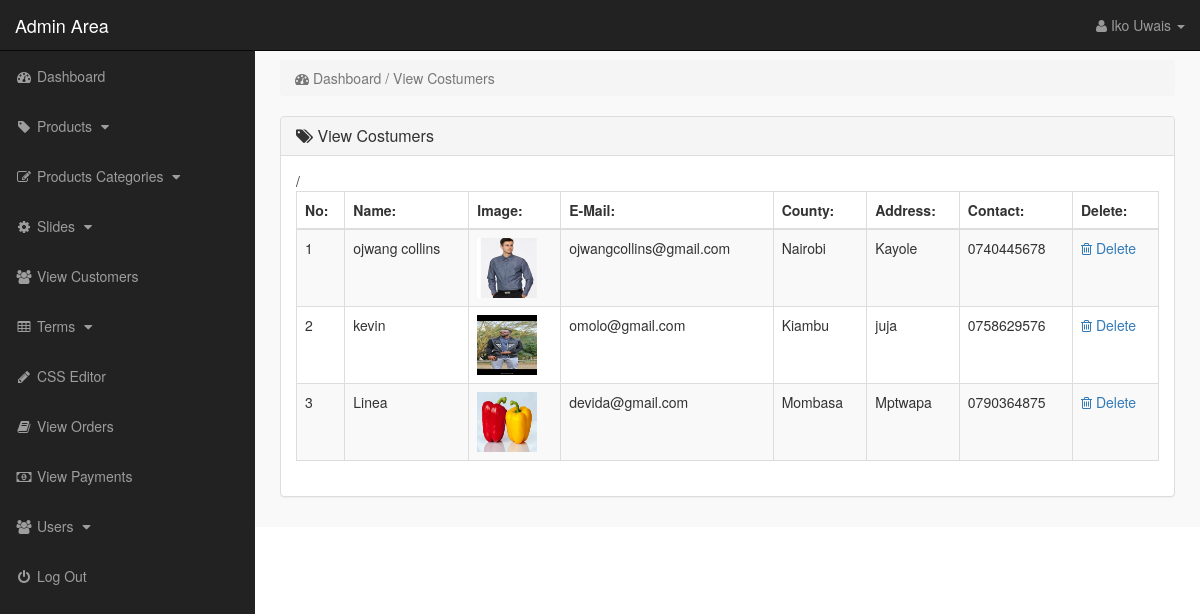
The page /admin_area/index.php?view_customers (signed in) on the database its author committed.
### tables this page shows
CREATE TABLE `customers` (
  `customer_id` int(10) NOT NULL,
  `customer_name` varchar(255) NOT NULL,
  `second_name` varchar(255) NOT NULL,
  `customer_email` varchar(255) NOT NULL,
  `customer_pass` varchar(255) NOT NULL,
  `customer_county` text NOT NULL,
  `customer_city` text NOT NULL,
  `customer_contact` varchar(255) NOT NULL,
  `customer_address` text NOT NULL,
  `customer_image` text NOT NULL,
  `customer_ip` varchar(100) NOT NULL
);

### admin_area/view_customers.php (the view, shortened to what this page needs)
<?php
    if(!isset($_SESSION['admin_email'])){
        echo "<script>window.open('login.php','_self')</script>";
    }else{
?>
<div class="row">
    <div class="col-lg-12">
        <ol class="breadcrumb">
            <li class="active">
                <i class="fa fa-dashboard"></i> Dashboard / View Costumers
            </li>
        </ol>
    </div>
</div>
<div class="row">
    <div class="col-lg-12">
        <div class="panel panel-default">
            <div class="panel-heading">
               <h3 class="panel-title">
                   <i class="fa fa-tags"></i>  View Costumers
               </h3>
            </div>
            <div class="panel-body">
                <div class="table-responsive">
                    <table class="table table-striped table-bordered table-hover">
                        <thead>
                            <tr>
                                <th> No: </th>
                                <th> Name: </th>
                                <th> Image: </th>
                                <th> E-Mail: </th>
                                <th> County: </th>
                                <th> Address: </th>
                                <th> Contact: </th>
                                <th> Delete: </th>
                            </tr>
                        </thead>
                        <tbody>
                            <?php
                                $i=0;
                                $get_c = "select * from customers";
                                $run_c = mysqli_query($con,$get_c);
                                while($row_c=mysqli_fetch_array($run_c)){
                                    $c_id = $row_c['customer_id'];
                                    $c_name = $row_c['customer_name'];
                                    $c_img = $row_c['customer_image'];
                                    $c_email = $row_c['customer_email'];
                                    $c_county = $row_c['customer_county'];
                                    $c_address = $row_c['customer_address'];
                                    $c_contact = $row_c['customer_contact'];
                                    $i++;
                            ?>
                            <tr>
                                <td> <?php echo $i; ?> </td>
                                <td> <?php echo $c_name; ?> </td>
                                <td> <img src="../customer/customer_images/<?php echo $c_img; ?>" width="60" height="60"></td>
                                <td> <?php echo $c_email; ?> </td>
                                <td> <?php echo $c_county; ?></td>
                                <td> <?php echo $c_address ?> </td>
                                <td> <?php echo $c_contact ?> </td>
                                <td>
                                     <a href="index.php?delete_customer=<?php echo $c_id; ?>">
                                        <i class="fa fa-trash-o"></i> Delete
                                     </a>
                                </td>
                            </tr>
                            <?php } ?>
                        </tbody>
                    </table>
                </div>
            </div>
        </div>
    </div>
</div>
<?php } ?>

### admin_area/includes/sidebar.php (shortened to what this page needs)
<?php
    if(!isset($_SESSION['admin_email'])){
        echo "<script>window.open('login.php','_self')</script>";
    }else{
?>
<nav class="navbar navbar-inverse navbar-fixed-top">
    <div class="navbar-header">
        <a href="index.php?dashboard" class="navbar-brand">Admin Area</a>
    </div>
    <ul class="nav navbar-right top-nav">
        <li class="dropdown">
            <a href="#" class="dropdown-toggle" data-toggle="dropdown">
                <i class="fa fa-user"></i> <?php echo $admin_name;  ?> <b class="caret"></b>
            </a>
        </li>
    </ul>
    <div class="collapse navbar-collapse navbar-ex1-collapse">
        <ul class="nav navbar-nav side-nav">
            <li>
                <a href="index.php?dashboard">
                        <i class="fa fa-fw fa-dashboard"></i> Dashboard
                </a>
            </li>
            <li>
                <a href="#" data-toggle="collapse" data-target="#products">
                        <i class="fa fa-fw fa-tag"></i> Products
                        <i class="fa fa-fw fa-caret-down"></i>
                </a>
            </li>
            <li>
                <a href="#" data-toggle="collapse" data-target="#p_cat">
                        <i class="fa fa-fw fa-edit"></i> Products Categories
                        <i class="fa fa-fw fa-caret-down"></i>
                </a>
            </li>
            <li>
                <a href="#" data-toggle="collapse" data-target="#slides">
                        <i class="fa fa-fw fa-gear"></i> Slides
                        <i class="fa fa-fw fa-caret-down"></i>
                </a>
            </li>
            <li>
                <a href="index.php?view_customers">
                    <i class="fa fa-fw fa-users"></i> View Customers
                </a>
            </li>
            <li>
                <a href="#" data-toggle="collapse" data-target="#terms">
                        <i class="fa fa-fw fa-table"></i> Terms
                        <i class="fa fa-fw fa-caret-down"></i>
                </a>
            </li>
             <li>
                <a href="index.php?edit_css">
                    <i class="fa fa-fw fa-pencil"></i> CSS Editor
                </a>
            </li>
            <li>
                <a href="index.php?view_orders">
                    <i class="fa fa-fw fa-book"></i> View Orders
                </a>
            </li>
            <li>
                <a href="index.php?view_payments">
                    <i class="fa fa-fw fa-money"></i> View Payments
                </a>
            </li>
            <li>
                <a href="#" data-toggle="collapse" data-target="#users">
                        <i class="fa fa-fw fa-users"></i> Users
                        <i class="fa fa-fw fa-caret-down"></i>
                </a>
            </li>
            <li>
                <a href="logout.php">
                    <i class="fa fa-fw fa-power-off"></i> Log Out
                </a>
            </li>
        </ul>
    </div>
</nav>
<?php } ?>

### admin_area/css/style.css (style rules this page uses)
body { margin-top: 100px; }
@media (min-width: 768px) { body { margin-top: 50px; } }
.top-nav { padding: 0 15px; }
.top-nav>li { float: left; display: inline-block; }
.top-nav>li>a { color: #999999; line-height: 20px; padding-top: 15px; padding-bottom: 15px; }
@media (min-width: 768px) { .side-nav { position: fixed; top: 51px; bottom: 0; width: 255px; overflow-y: auto; overflow-x: hidden; background-color: #222222; padding-bottom: 40px; border-radius: 0; } }
@media (min-width: 768px) { .side-nav>li>a { width: 255px; } }
.panel-body { border-radius: 5px; }

### rows shown on the page
customers: customer_name "ojwang collins", customer_image (picture), customer_email "ojwangcollins@gmail.com", customer_county "Nairobi", customer_address "Kayole", customer_contact "0740445678"
customers: customer_name "kevin", customer_image (picture), customer_email "omolo@gmail.com", customer_county "Kiambu", customer_address "juja", customer_contact "0758629576"
customers: customer_name "Linea", customer_image (picture), customer_email "devida@gmail.com", customer_county "Mombasa", customer_address "Mptwapa", customer_contact "0790364875"

### other values the page prints
$admin_name "Iko Uwais"
